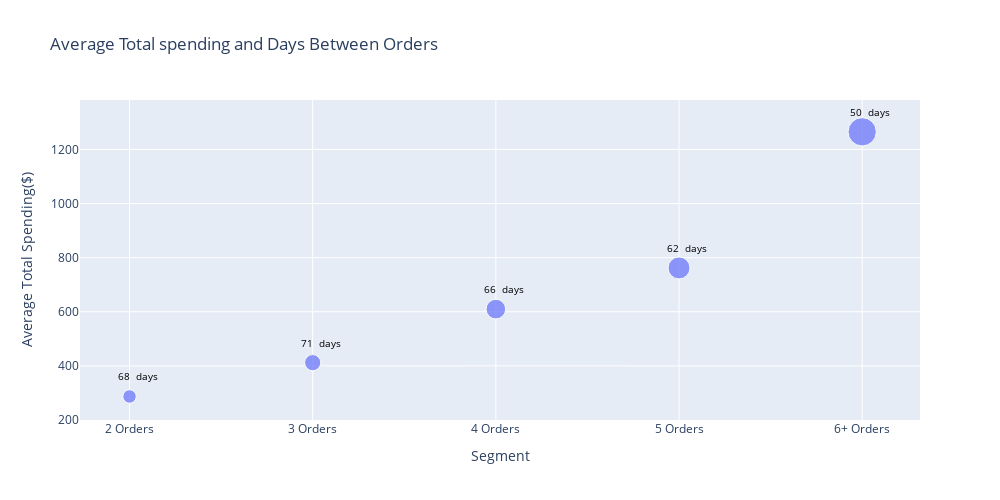

Source (notebook cell):
### Markdown cell above
## Days between Orders

### Code cell
# Calculate Average Total for each segment
average_total = [round(segment['Total_Amount'].sum() / len(segment), 2) for segment in segments.values()]

# Calculate Average Days Between Orders for each segment
average_days_between_orders = [pd.to_timedelta(segment['Avg_Time_Frequency'].str.extract('(\d+)').astype(int).mean(), unit='D') for segment in segments.values()]

# Assuming 'table_data' is a DataFrame initialized with some data
table_data['Average Total'] = average_total
table_data['Average Days Between Orders'] = average_days_between_orders

# Convert the column to string type
table_data['Average Days Between Orders'] = table_data['Average Days Between Orders'].astype(str)

# Split the column into two separate columns
table_data[['Average Days Between Orders', 'Average Days Between Orders1']] = table_data['Average Days Between Orders'].str.split('days', expand=True)
table_data.drop('Average Days Between Orders1', axis=1, inplace=True)
table_data['Average Days Between Orders'] = table_data['Average Days Between Orders'].apply(lambda x: x.replace('0 ', '', 1))

table_data1 = table_data[table_data["Segment"] != "1 Order"]
table_data1 = table_data1[table_data1["Segment"] != "Returning Customers"]

# Create bubble plot
fig = px.scatter(table_data1, x="Segment", y="Average Total", size="Average Total",
                 hover_name="Segment", title="Average Total spending and Days Between Orders",
                 labels={"Average Days Between Orders": "Average Days Between Orders",
                         "Average Total": "Average Total Spending($)",
                         "Total Customers": "Total Customers"})

# Adjusting the size of the plot
fig.update_layout(
    width=1000, 
    height=500
)

# Add annotations for days
for index, row in table_data1.iterrows():
    fig.add_annotation(
        x=row["Segment"],
        y=row["Average Total"], 
        text=f"{row['Average Days Between Orders']} days",
        showarrow=False,
        font=dict(color='black', size=10),
        xshift=5,  
        yshift=20   
    )

fig.show()

### Figure 1 — Plotly figure (JSON) as saved in the notebook; plotly's stock layout.template omitted (floating-point values rounded to 4 significant figures)
{"data": [{"hovertemplate": "<b>%{hovertext}</b><br><br>Segment=%{x}<br>Average Total Spending($)=%{marker.size}<extra></extra>", "hovertext": ["2 Orders", "3 Orders", "4 Orders", "5 Orders", "6+ Orders"], "legendgroup": "", "marker": {"color": "#636efa", "size": [286.9, 411.9, 609.8, 762.1, 1265.0], "sizemode": "area", "sizeref": 3.163, "symbol": "circle"}, "mode": "markers", "name": "", "orientation": "v", "showlegend": false, "type": "scatter", "x": ["2 Orders", "3 Orders", "4 Orders", "5 Orders", "6+ Orders"], "xaxis": "x", "y": [286.9, 411.9, 609.8, 762.1, 1265.0], "yaxis": "y"}], "layout": {"annotations": [{"font": {"color": "black", "size": 10}, "showarrow": false, "text": "  68  days", "x": "2 Orders", "xshift": 5, "y": 286.9, "yshift": 20}, {"font": {"color": "black", "size": 10}, "showarrow": false, "text": "  71  days", "x": "3 Orders", "xshift": 5, "y": 411.9, "yshift": 20}, {"font": {"color": "black", "size": 10}, "showarrow": false, "text": "  66  days", "x": "4 Orders", "xshift": 5, "y": 609.8, "yshift": 20}, {"font": {"color": "black", "size": 10}, "showarrow": false, "text": "  62  days", "x": "5 Orders", "xshift": 5, "y": 762.1, "yshift": 20}, {"font": {"color": "black", "size": 10}, "showarrow": false, "text": "  50  days", "x": "6+ Orders", "xshift": 5, "y": 1265.0, "yshift": 20}], "height": 500, "legend": {"itemsizing": "constant", "tracegroupgap": 0}, "title": {"text": "Average Total spending and Days Between Orders"}, "width": 1000, "xaxis": {"anchor": "y", "domain": [0, 1], "title": {"text": "Segment"}}, "yaxis": {"anchor": "x", "domain": [0, 1], "title": {"text": "Average Total Spending($)"}}}}
